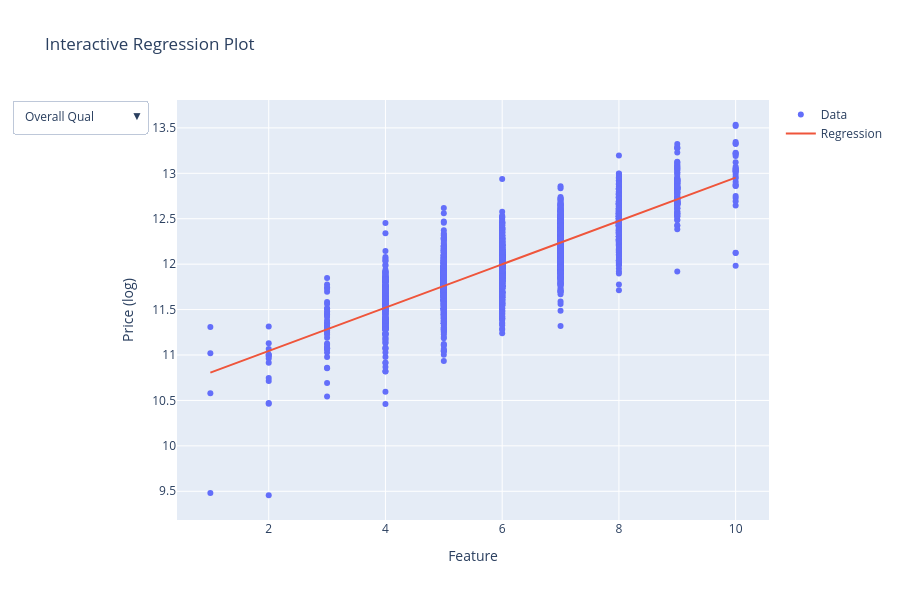

This figure's notebook cell:
### Code cell
y_col = "price_log"
features = df_f.select_dtypes(include=['int64', 'float64']).columns.drop(y_col)

x_col = features[0]

fig = go.Figure()

buttons = []

for col in features:
    
    # Clean data (VERY IMPORTANT)
    temp = df_f[[col, y_col]].replace([np.inf, -np.inf], np.nan).dropna()

    x = temp[col]
    y = temp[y_col]

    # Skip bad columns
    if x.nunique() < 2:
        continue

    # Fit regression safely
    try:
        slope, intercept = np.polyfit(x, y, 1)
        y_pred = slope * x + intercept
    except:
        continue

    buttons.append(dict(
        method="update",
        label=col,
        args=[
            {
                "x": [x, x],
                "y": [y, y_pred]
            },
            {
                "title": f"{col} vs {y_col}"
            }
        ]
    ))

    # default plot (first valid column only)
    if len(fig.data) == 0:
        fig.add_trace(go.Scatter(x=x, y=y, mode='markers', name='Data'))
        fig.add_trace(go.Scatter(x=x, y=y_pred, mode='lines', name='Regression'))

fig.update_layout(
    title="Interactive Regression Plot",
    xaxis_title="Feature",
    yaxis_title="Price (log)",
    updatemenus=[dict(
        buttons=buttons,
        direction="down",
        showactive=True
    )],
    width=900,
    height=600
)

fig.show()

### Figure 1 — Plotly figure (JSON) as saved in the notebook; plotly's stock layout.template omitted (floating-point values rounded to 4 significant figures; data arrays with more than 128 entries replaced by an {"elided": "..."} marker saying what was removed)
{"data": [{"mode": "markers", "name": "Data", "type": "scatter", "x": {"elided": "2922 int values"}, "y": {"elided": "2922 float values"}}, {"mode": "lines", "name": "Regression", "type": "scatter", "x": {"elided": "2922 int values"}, "y": {"elided": "2922 float values"}}], "layout": {"height": 600, "title": {"text": "Interactive Regression Plot"}, "updatemenus": [{"buttons": [{"args": [{"x": {"elided": "2x2922 int values"}, "y": {"elided": "2x2922 float values"}}, {"title": "Overall Qual vs price_log"}], "label": "Overall Qual", "method": "update"}, {"args": [{"x": {"elided": "2x2922 int values"}, "y": {"elided": "2x2922 float values"}}, {"title": "Gr Liv Area vs price_log"}], "label": "Gr Liv Area", "method": "update"}, {"args": [{"x": {"elided": "2x2921 int values"}, "y": {"elided": "2x2921 float values"}}, {"title": "Garage Cars vs price_log"}], "label": "Garage Cars", "method": "update"}, {"args": [{"x": {"elided": "2x2921 int values"}, "y": {"elided": "2x2921 float values"}}, {"title": "Total Bsmt SF vs price_log"}], "label": "Total Bsmt SF", "method": "update"}, {"args": [{"x": {"elided": "2x2922 int values"}, "y": {"elided": "2x2922 float values"}}, {"title": "Year Built vs price_log"}], "label": "Year Built", "method": "update"}, {"args": [{"x": {"elided": "2x2922 int values"}, "y": {"elided": "2x2922 float values"}}, {"title": "Year Remod/Add vs price_log"}], "label": "Year Remod/Add", "method": "update"}, {"args": [{"x": {"elided": "2x2922 int values"}, "y": {"elided": "2x2922 float values"}}, {"title": "1st Flr SF vs price_log"}], "label": "1st Flr SF", "method": "update"}], "direction": "down", "showactive": true}], "width": 900, "xaxis": {"title": {"text": "Feature"}}, "yaxis": {"title": {"text": "Price (log)"}}}}
